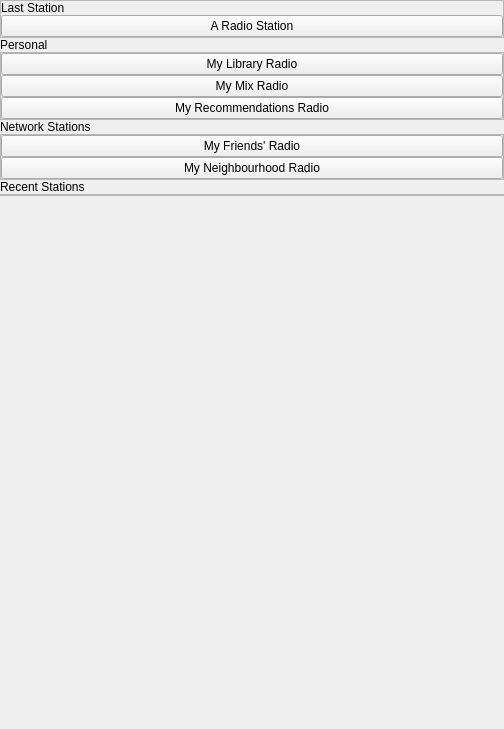
<?xml version="1.0" encoding="UTF-8"?>
<ui version="4.0">
 <class>RadioWidget</class>
 <widget class="QWidget" name="RadioWidget">
  <property name="geometry">
   <rect>
    <x>0</x>
    <y>0</y>
    <width>504</width>
    <height>729</height>
   </rect>
  </property>
  <property name="windowTitle">
   <string>Form</string>
  </property>
  <layout class="QVBoxLayout" name="verticalLayout">
   <property name="margin">
    <number>0</number>
   </property>
   <item>
    <widget class="unicorn::StackedWidget" name="stackedWidget">
     <widget class="QWidget" name="mainPage">
      <layout class="QVBoxLayout" name="verticalLayout_2">
       <property name="spacing">
        <number>0</number>
       </property>
       <property name="margin">
        <number>0</number>
       </property>
       <item>
        <widget class="QuickStartWidget" name="quickStartWidget">
         <property name="frameShape">
          <enum>QFrame::StyledPanel</enum>
         </property>
         <property name="frameShadow">
          <enum>QFrame::Raised</enum>
         </property>
        </widget>
       </item>
       <item>
        <widget class="QFrame" name="nowPlayingFrame">
         <property name="frameShape">
          <enum>QFrame::StyledPanel</enum>
         </property>
         <property name="frameShadow">
          <enum>QFrame::Raised</enum>
         </property>
         <layout class="QVBoxLayout" name="verticalLayout_3">
          <property name="spacing">
           <number>0</number>
          </property>
          <property name="margin">
           <number>0</number>
          </property>
          <item>
           <widget class="QFrame" name="splitter_4">
            <property name="frameShape">
             <enum>QFrame::StyledPanel</enum>
            </property>
            <property name="frameShadow">
             <enum>QFrame::Raised</enum>
            </property>
           </widget>
          </item>
          <item>
           <widget class="QLabel" name="lastStationLabel">
            <property name="text">
             <string>Last Station</string>
            </property>
           </widget>
          </item>
          <item>
           <widget class="PlayableItemWidget" name="lastStation">
            <property name="text">
             <string>A Radio Station</string>
            </property>
           </widget>
          </item>
         </layout>
        </widget>
       </item>
       <item>
        <widget class="QFrame" name="splitter_3">
         <property name="frameShape">
          <enum>QFrame::StyledPanel</enum>
         </property>
         <property name="frameShadow">
          <enum>QFrame::Raised</enum>
         </property>
        </widget>
       </item>
       <item>
        <widget class="QLabel" name="personalLabel">
         <property name="text">
          <string>Personal</string>
         </property>
        </widget>
       </item>
       <item>
        <widget class="QFrame" name="personalFrame">
         <property name="frameShape">
          <enum>QFrame::StyledPanel</enum>
         </property>
         <property name="frameShadow">
          <enum>QFrame::Raised</enum>
         </property>
         <layout class="QVBoxLayout" name="verticalLayout_4">
          <property name="spacing">
           <number>0</number>
          </property>
          <property name="margin">
           <number>0</number>
          </property>
          <item>
           <widget class="PlayableItemWidget" name="library">
            <property name="text">
             <string>My Library Radio</string>
            </property>
           </widget>
          </item>
          <item>
           <widget class="PlayableItemWidget" name="mix">
            <property name="text">
             <string>My Mix Radio</string>
            </property>
           </widget>
          </item>
          <item>
           <widget class="PlayableItemWidget" name="rec">
            <property name="text">
             <string>My Recommendations Radio</string>
            </property>
           </widget>
          </item>
         </layout>
        </widget>
       </item>
       <item>
        <widget class="QFrame" name="splitter_2">
         <property name="frameShape">
          <enum>QFrame::StyledPanel</enum>
         </property>
         <property name="frameShadow">
          <enum>QFrame::Raised</enum>
         </property>
        </widget>
       </item>
       <item>
        <widget class="QLabel" name="networkLabel">
         <property name="text">
          <string>Network Stations</string>
         </property>
        </widget>
       </item>
       <item>
        <widget class="QFrame" name="networkFrame">
         <property name="frameShape">
          <enum>QFrame::StyledPanel</enum>
         </property>
         <property name="frameShadow">
          <enum>QFrame::Raised</enum>
         </property>
         <layout class="QVBoxLayout" name="verticalLayout_6">
          <property name="spacing">
           <number>0</number>
          </property>
          <property name="margin">
           <number>0</number>
          </property>
          <item>
           <widget class="PlayableItemWidget" name="friends">
            <property name="text">
             <string>My Friends' Radio</string>
            </property>
           </widget>
          </item>
          <item>
           <widget class="PlayableItemWidget" name="neighbours">
            <property name="text">
             <string>My Neighbourhood Radio</string>
            </property>
           </widget>
          </item>
         </layout>
        </widget>
       </item>
       <item>
        <widget class="QFrame" name="splitter">
         <property name="frameShape">
          <enum>QFrame::StyledPanel</enum>
         </property>
         <property name="frameShadow">
          <enum>QFrame::Raised</enum>
         </property>
        </widget>
       </item>
       <item>
        <widget class="QLabel" name="recentLabel">
         <property name="text">
          <string>Recent Stations</string>
         </property>
        </widget>
       </item>
       <item>
        <widget class="QFrame" name="recentStations">
         <property name="frameShape">
          <enum>QFrame::StyledPanel</enum>
         </property>
         <property name="frameShadow">
          <enum>QFrame::Raised</enum>
         </property>
         <layout class="QVBoxLayout" name="verticalLayout_5">
          <property name="spacing">
           <number>0</number>
          </property>
          <property name="margin">
           <number>0</number>
          </property>
         </layout>
        </widget>
       </item>
       <item>
        <spacer name="verticalSpacer">
         <property name="orientation">
          <enum>Qt::Vertical</enum>
         </property>
         <property name="sizeHint" stdset="0">
          <size>
           <width>20</width>
           <height>40</height>
          </size>
         </property>
        </spacer>
       </item>
      </layout>
     </widget>
     <widget class="QWidget" name="nonSubPage">
      <layout class="QVBoxLayout" name="verticalLayout_7">
       <property name="margin">
        <number>0</number>
       </property>
       <item>
        <widget class="QFrame" name="nonSubFrame">
         <property name="frameShape">
          <enum>QFrame::StyledPanel</enum>
         </property>
         <property name="frameShadow">
          <enum>QFrame::Raised</enum>
         </property>
         <layout class="QVBoxLayout" name="verticalLayout_8">
          <property name="margin">
           <number>0</number>
          </property>
          <item>
           <widget class="QLabel" name="title">
            <property name="text">
             <string>Subscribe to listen to radio</string>
            </property>
           </widget>
          </item>
          <item>
           <layout class="QHBoxLayout" name="horizontalLayout">
            <item>
             <spacer name="horizontalSpacer">
              <property name="orientation">
               <enum>Qt::Horizontal</enum>
              </property>
              <property name="sizeHint" stdset="0">
               <size>
                <width>40</width>
                <height>20</height>
               </size>
              </property>
             </spacer>
            </item>
            <item>
             <widget class="QLabel" name="headphones">
              <property name="text">
               <string>Headphones</string>
              </property>
              <property name="alignment">
               <set>Qt::AlignCenter</set>
              </property>
             </widget>
            </item>
            <item>
             <spacer name="horizontalSpacer_2">
              <property name="orientation">
               <enum>Qt::Horizontal</enum>
              </property>
              <property name="sizeHint" stdset="0">
               <size>
                <width>40</width>
                <height>20</height>
               </size>
              </property>
             </spacer>
            </item>
           </layout>
          </item>
          <item>
           <widget class="QLabel" name="description">
            <property name="text">
             <string>You need to be a Last.fm subscriber to listen to radio in this app. Subscribe now to start listening and take advantage of other great benefits too!</string>
            </property>
            <property name="wordWrap">
             <bool>true</bool>
            </property>
           </widget>
          </item>
          <item>
           <widget class="PushButton" name="subscribe">
            <property name="text">
             <string>Subscribe to Last.fm</string>
            </property>
           </widget>
          </item>
          <item>
           <widget class="PushButton" name="listen">
            <property name="text">
             <string>Listen free on www.last.fm</string>
            </property>
           </widget>
          </item>
          <item>
           <spacer name="verticalSpacer_2">
            <property name="orientation">
             <enum>Qt::Vertical</enum>
            </property>
            <property name="sizeHint" stdset="0">
             <size>
              <width>20</width>
              <height>40</height>
             </size>
            </property>
           </spacer>
          </item>
         </layout>
        </widget>
       </item>
      </layout>
     </widget>
    </widget>
   </item>
  </layout>
 </widget>
 <customwidgets>
  <customwidget>
   <class>QuickStartWidget</class>
   <extends>QFrame</extends>
   <header>../Widgets/QuickStartWidget.h</header>
   <container>1</container>
  </customwidget>
  <customwidget>
   <class>PlayableItemWidget</class>
   <extends>QPushButton</extends>
   <header>../Widgets/PlayableItemWidget.h</header>
  </customwidget>
  <customwidget>
   <class>unicorn::StackedWidget</class>
   <extends>QStackedWidget</extends>
   <header>lib/unicorn/widgets/StackedWidget.h</header>
   <container>1</container>
  </customwidget>
  <customwidget>
   <class>PushButton</class>
   <extends>QPushButton</extends>
   <header>../Widgets/PushButton.h</header>
  </customwidget>
 </customwidgets>
 <resources/>
 <connections/>
</ui>
